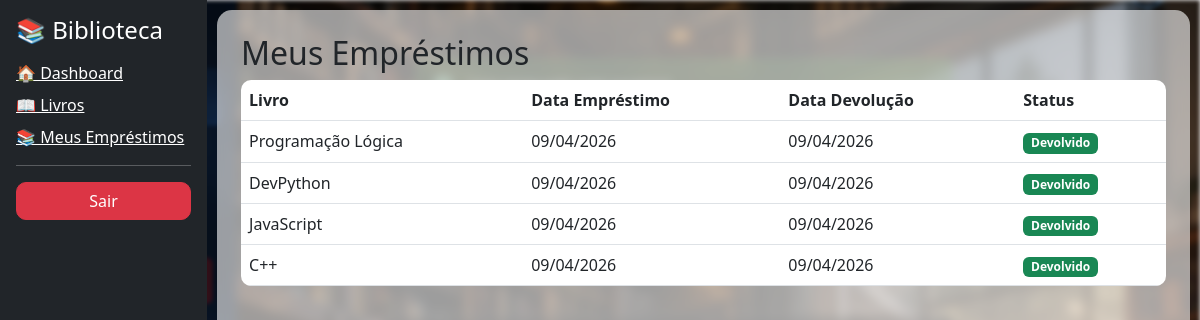
Screenshot of /meus/ (signed in) with the database file from the repository.
### core/models.py (models this page shows, shortened)
class Emprestimo(models.Model):
    usuario = models.ForeignKey(User, on_delete=models.CASCADE)
    livro = models.ForeignKey(Livro, on_delete=models.CASCADE)
    data_emprestimo = models.DateField(auto_now_add=True)
    data_devolucao = models.DateField(null=True, blank=True)
    devolvido = models.BooleanField(default=False)

class Livro(models.Model):
    titulo = models.CharField(max_length=200)
    autor = models.CharField(max_length=100)
    isbn = models.CharField(max_length=20)
    quantidade = models.IntegerField()

### core/views.py (the view)
# urls.py: path('meus/', views.meus_emprestimos, name='meus_emprestimos'),
@login_required
def meus_emprestimos(request):
    emprestimos = Emprestimo.objects.filter(usuario=request.user)
    return render(request, 'meus_emprestimos.html', {
        'emprestimos': emprestimos
    })

### core/templates/meus_emprestimos.html
{% extends 'index.html' %}
{% block content %}
<h2>Meus Empréstimos</h2>
{% if emprestimos %}
<table class="table">
<tr>
    <th>Livro</th>
    <th>Data Empréstimo</th>
    <th>Data Devolução</th>
    <th>Status</th>
</tr>
{% for emp in emprestimos %}
<tr>
    <td>{{ emp.livro.titulo }}</td>
    <td>{{ emp.data_emprestimo|date:"d/m/Y" }}</td>
    <td>
        {% if emp.data_devolucao %}
            {{ emp.data_devolucao|date:"d/m/Y" }}
        {% else %}
            ---
        {% endif %}
    </td>
    <td>
        {% if emp.devolvido %}
            <span class="badge bg-success">Devolvido</span>
        {% else %}
            <span class="badge bg-warning">Em aberto</span>
            <a href="/devolver/{{ emp.id }}" class="btn btn-danger btn-sm">
                Devolver
            </a>
        {% endif %}
    </td>
</tr>
{% endfor %}
</table>
{% endif %}
{% endblock %}

### core/templates/index.html (style rules this page uses)
table { border-radius: 10px; overflow: hidden; }

### rows the page displays
Emprestimo: livro.titulo "Programação Lógica", data_emprestimo "09/04/2026", data_devolucao "09/04/2026", devolvido "Devolvido"
Emprestimo: livro.titulo "DevPython", data_emprestimo "09/04/2026", data_devolucao "09/04/2026", devolvido "Devolvido"
Emprestimo: livro.titulo "JavaScript", data_emprestimo "09/04/2026", data_devolucao "09/04/2026", devolvido "Devolvido"
Emprestimo: livro.titulo "C++", data_emprestimo "09/04/2026", data_devolucao "09/04/2026", devolvido "Devolvido"
